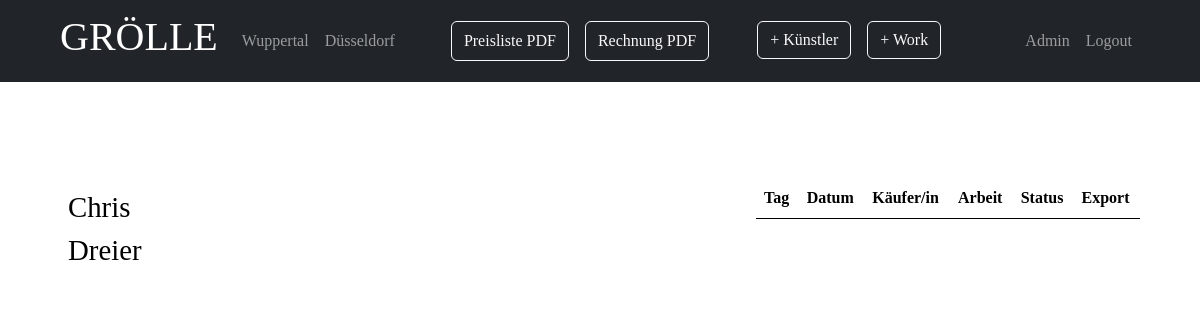
The page /databank/filter/andreas-wunschirs/ (signed in) on the database as committed earlier.
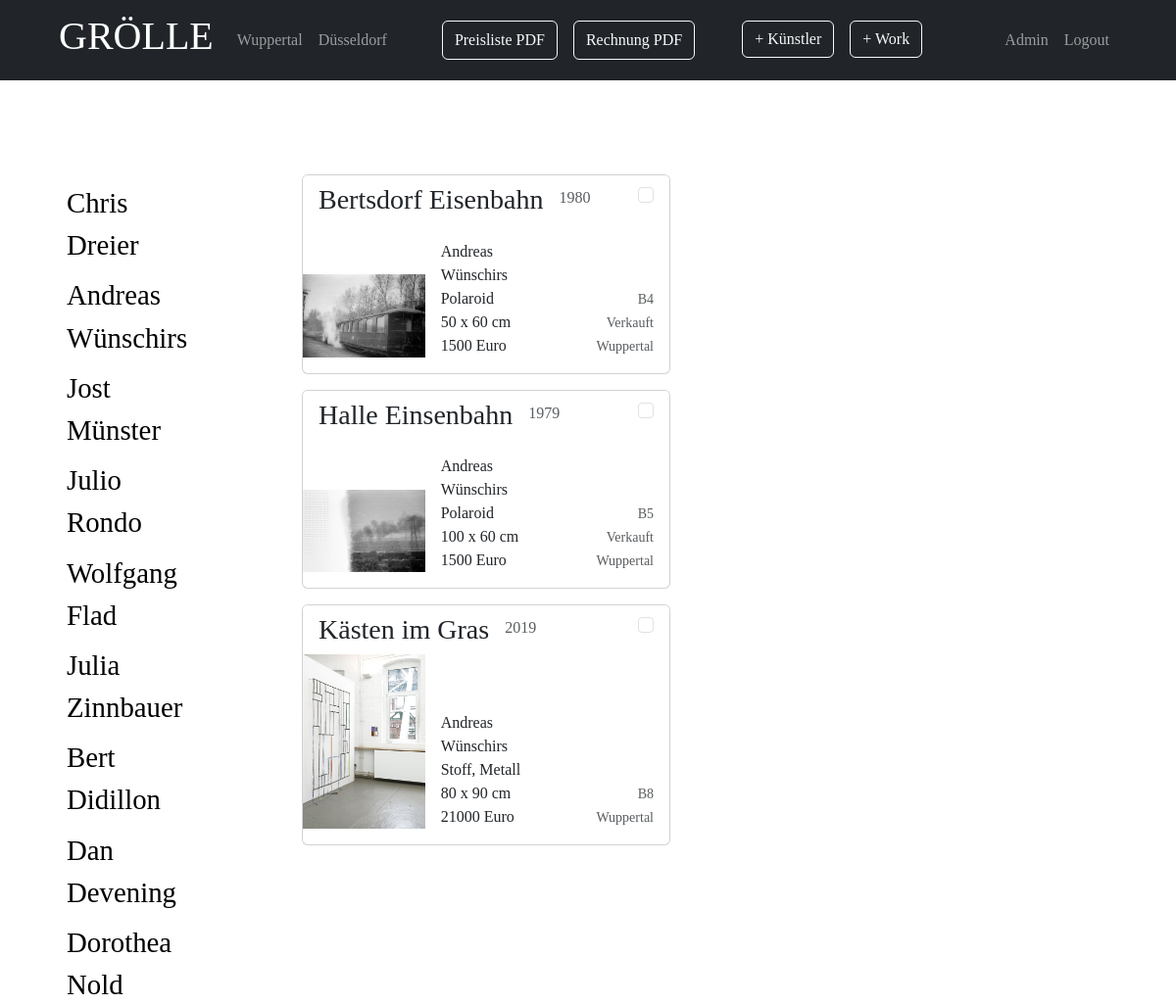
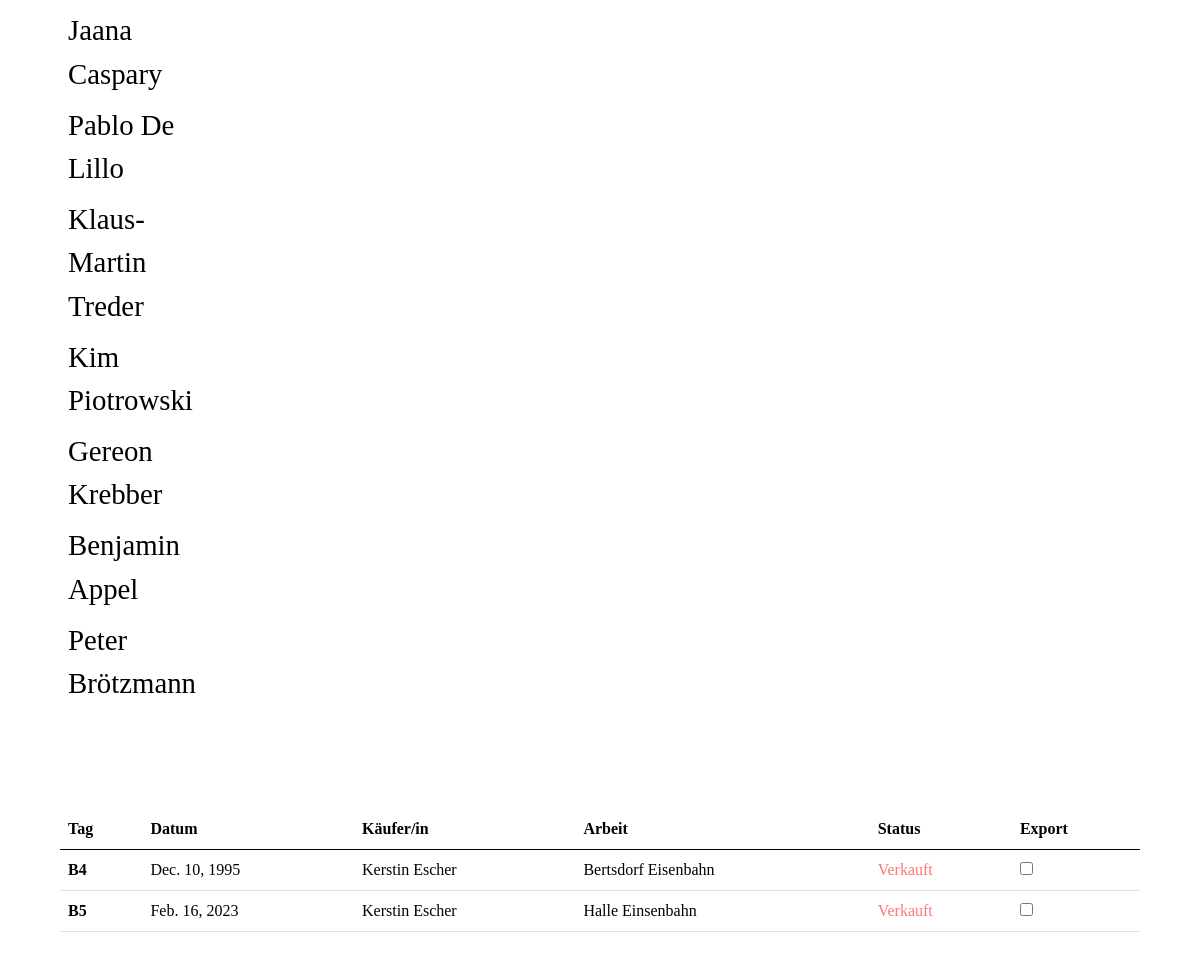
The same page on the database as committed later (2 pictures, top to bottom).
### databank/models.py (models this page shows, shortened)
class Artist(models.Model):
    name = models.CharField(max_length=200, unique=True)
    factor = models.IntegerField(blank=True, default=0)
    storagetag = models.CharField(max_length=5, unique=True, default="")
    slug = models.SlugField(unique=True, blank=True)

class Work(models.Model):
    class TaxChoice(models.IntegerChoices):
        NINETEEN = 19, "19"
        SEVEN = 7, "7"
    class DecreeChoice(models.IntegerChoices):
        ZERO = 0, "0"
        FIVE = 5, "5"
        TEN = 10, "10"
        FIFTEEN = 15, "15"
        TWENTY = 20, "20"
    class StorageStatus(models.TextChoices):
        WPT = "Wuppertal", "Wuppertal"
        NUG = "Nah&Gut", "Nah&Gut"
        DDORF = "Düsseldorf", "Düsseldorf"
        RNT = "Vermietet", "Vermietet"
        OUT = "Abgegeben", "Abgegeben"
    class SalesStatus(models.TextChoices):
        SOLD = "Verkauft", "Verkauft"
        GLVT = "Geliefert", "Geliefert"
    artist = models.ForeignKey(Artist, on_delete=models.CASCADE, blank=True)
    image = models.ImageField(
        upload_to="artist_images", unique=True, blank=True, default="default.png")
    name = models.CharField(max_length=300, blank=True)
    production_date = models.IntegerField(default=None, blank=True)
    materials = models.CharField(max_length=300, blank=True)
    width = models.IntegerField(blank=True)
    height = models.IntegerField(blank=True)
    depth = models.IntegerField(blank=True, default=0)
    price = models.IntegerField(blank=True, default=0)
    renter = models.ForeignKey(
        Renter, on_delete=models.SET_NULL, blank=True, null=True)
    slug = models.SlugField(unique=True, blank=True)
    salesdate = models.DateField(null=True, blank=True)
    buyer = models.CharField(max_length=100, blank=True, null=True)
    tax = models.IntegerField(
        choices=TaxChoice.choices, default=TaxChoice.NINETEEN, blank=True, null=True)
    decree = models.IntegerField(
        choices=DecreeChoice.choices, default=DecreeChoice.ZERO, blank=True, null=True)
    storagestatus = models.CharField(choices=StorageStatus.choices,
                                     default=StorageStatus.WPT, max_length=20, blank=True)
    salesstatus = models.CharField(choices=SalesStatus.choices,
                                   default="", max_length=20, blank=True)

### databank/views.py (the view)
# urls.py: path('databank/filter/<slug:slug>/', views.artistworks_page, name="artistworks-page"),
@login_required(login_url="login-page")
def artistworks_page(request, slug):
    artists = Artist.objects.all()
    works = Work.objects.filter(artist__slug=slug)
    content = {"artists": artists,
               "works": works,
               }
    return render(request, "databank/index.html", content)

### databank/templates/databank/index.html (shortened to what this page needs)
{%extends "databank/base/base.html"%}
{% load static %}
{% load bootstrap_icons %}
{%block body%}
    <div class="container-fluid">
                    <div class="row">
                        <div class="col-12 col-md-2 m-5 d-flex flex-column flex-md-row">
            <div class="artist-list col-md-10">
                <ul class="artist-names list-unstyled m-2 fs-4 d-none d-md-block">
                {% for artist in artists %}
                <li class="mb-2">
                    <a href="{% url 'artistworks-page' artist.slug %}" class="active" aria-current="page">{{ artist.name }}</a>
                </li>
                {% endfor %}
                </ul>
            </div>
            </div>
            <div class="col-4 mt-5">
                <form method="POST" action="{% url 'create-pricelist' %}" target="_blank">
                    <div>
                        <ul class="list-unstyled">
                            {% for work in works%}
                                {% include "databank/includes/work_details.html" %}
                            {%endfor%}
                        </ul>
                    </div>
                </form>
            </div>
            <div class="col m-5">
                <table class="table table-hover">
                    <thead class="thead-light">
                        <tr>
                            <th scope="col">Tag</th>
                            <th scope="col">Datum</th>
                            <th scope="col">Käufer/in</th>
                            <th scope="col">Arbeit</th>
                            <th scope="col">Status</th>
                            <th scope="col">Export</th>
                        </tr>
                    </thead>
                    <form action="{% url 'create-invoice' %}" method="POST" target="_blank">
                    <tbody>
                        {%for sale in works%}
                        {% include "databank/includes/stats.html"%}
                        {%endfor%}
                    </tbody>
                </table>
            </div>
        </div>
    </div>
{%endblock body%}

### databank/templates/databank/base/base.html (shortened to what this page needs)
{% load static %}
<!DOCTYPE html>
<html lang="en">
<head>
    {%block head%}
    <link href="https://cdn.jsdelivr.net/npm/bootstrap@5.0.2/dist/css/bootstrap.min.css" rel="stylesheet">
    {% load django_bootstrap5 %}
    {% load bootstrap_icons %}
    {% bootstrap_css %}
    <link rel="stylesheet" href="{% static 'databank/styles/styles.css' %}">
    {%endblock head%}
</head>
<body>
  <nav class="navbar navbar-expand-lg navbar-dark bg-dark sticky-top mb-5">
        <div class="container-fluid">
            <a class="navbar-brand ms-5" href="/databank/">
                <h1>GRÖLLE</h1>
            </a>
            <div class="collapse navbar-collapse" id="navbarSupportedContent">
                <ul class="navbar-nav me-auto mb-2 mb-lg-0">
                    <li class="nav-item">
                        <a class="nav-link" href="{% url 'wuppertal-page' %}">Wuppertal</a>
                    </li>
                    <li class="nav-item">
                        <a class="nav-link" href="{% url 'duesseldorf-page' %}">Düsseldorf</a>
                    </li>
                    <button type="button" class="btn btn-outline-light text-center ms-5" data-bs-toggle="modal" data-bs-target="#exhibitionModal">Preisliste PDF</button>
                    <button type="button" class="btn btn-outline-light text-center ms-3" data-bs-toggle="modal" data-bs-target="#exampleModal">Rechnung PDF</button>
                    <li class="nav-item me-3 ms-5">
                        <a href="{% url 'addartist-page' %}" class="btn btn-outline-light text-center align-items-center" > + Künstler</a>
                    </li>
                    <li class="nav-item">
                        <a href="{% url 'addwork-page' %}" class="btn btn-outline-light text-center align-items-center" >
                        + Work</a>
                    </li>
                </ul>
                <div>
                    <ul class="navbar-nav mb-2 me-5 mb-lg-0">
                        <li class="nav-item">
                            <a class="nav-link" href="{% url 'admin:index' %}" target="_blank">Admin</a>
                        </li>
                        <li class="nav-item">
                            <a class="nav-link" href="{% url "logout-page" %}">Logout</a>
                        </li>
                    </ul>
                </div>
            </div>
        </div>
    </nav>
    <main>
        {%block body%}{%endblock%}
    </main>
</body>
</html>

### databank/templates/databank/includes/work_details.html (shortened to what this page needs)
{% load bootstrap_icons %}
{% if work.salesstatus != "Geliefert"%}
<div class="card mb-3" style="max-width: 540px;">
    <div class="row g-0 align-items-end">
        <div class="card-header bg-white d-flex justify-content-between border-bottom-0">
            <div class="d-flex">
                <h3 class="card-title me-2 mb-0">{{work.name}}</h3>
                <h6 class="card-subtitle ms-2 text-muted align-self-center">{{work.production_date}}</h6>
            </div>
            <div class="form-form-check-label">
                <input class="form-check-input ms-3 me-0" type="checkbox" value="{{work.id}}" name="art-work">
            </div>
        </div>
        <div class="col-md-4">
            <img src="{{ work.image.url }}" class="img-fluid mb-3" alt="..."> </a>
        </div>
        <div class="col-md-4">
            <div class="card-body d-flex flex-column justify-content-end">
                <p class="card-text mb-0">{{work.artist.name}}</p>
                <p class="card-text mb-0">{{work.materials}}</p>
                <p class="card-text mb-0">{{work.width}} x {{work.height}} cm</p>
                <p class="card-text mb-0">{{work.price}} Euro</p>
            </div>
        </div>
        <div class="col">
            <div class="card-body mt-1 text-end">
                <p class="card-text mb-0"><small class="text-muted">{{work.artist.storagetag}}{{work.id}}</small></p>
                {% if work.storagestatus == "Vermietet" %}
                <p class="card-text mb-0"><small class="text-muted">{{work.renter.name}}</small></p>
                {% else %}
                <p class="card-text mb-0"><small class="text-muted">{{work.salesstatus}}</small></p>
                {%endif%}
                <p class="card-text mb-0"><small class="text-muted">{{work.storagestatus}}</small></p>
            </div>
        </div>
    </div>
</div>
{%endif%}

### databank/templates/databank/includes/stats.html
{% load static %}
{% if sale.salesstatus != "Lager" and sale.salesstatus != "" %}
<tr>
    <th scope="row">{{sale.artist.storagetag}}{{sale.id}}</th>
    <td>{{ sale.salesdate }}</td>
    <td>{{ sale.buyer }}</td>
    <td>{{ sale.name }}</td>
    {%if sale.salesstatus == "Verkauft"%}
        <td style="color:rgb(255, 118, 118);">{{ sale.salesstatus }}</td>
    {%else%}
        <td style="color:green;">{{ sale.salesstatus }}</td>
    {%endif%}
    <td>
        <input type="checkbox" id="checkbox-{{sale.id}}" name="sale-checkbox" value="{{sale.id}}">
    </td>
</tr>
{%endif%}

### databank/static/databank/styles/styles.css (style rules this page uses)
body { font-family: WeissenhofGrotesk-Light; }
a { text-decoration: none; color: black; }
.artist-names a { font-size: larger; }

Rows that differ between the two databases and show on the page:
added Artist: name "Andreas Wünschirs"
added Artist: name "Jost Münster"
added Artist: name "Julio Rondo"
added Artist: name "Wolfgang Flad"
added Artist: name "Julia Zinnbauer"
added Artist: name "Bert Didillon"
added Artist: name "Dan Devening"
added Artist: name "Dorothea Nold"
added Artist: name "Jaana Caspary"
added Artist: name "Pablo De Lillo"
added Artist: name "Klaus-Martin Treder"
added Artist: name "Kim Piotrowski"
added Artist: name "Gereon Krebber"
added Artist: name "Benjamin Appel"
added Artist: name "Peter Brötzmann"
added Work: name "Bertsdorf Eisenbahn", production_date "1980", image (picture), artist.name "Andreas Wünschirs", materials "Polaroid", width "50", height "60", price "1500", artist.storagetag "B", id "4", salesstatus "Verkauft", storagestatus "Wuppertal", salesdate "Dec. 10, 1995", buyer "Kerstin Escher"
added Work: name "Halle Einsenbahn", production_date "1979", image (picture), artist.name "Andreas Wünschirs", materials "Polaroid", width "100", height "60", price "1500", artist.storagetag "B", id "5", salesstatus "Verkauft", storagestatus "Wuppertal", salesdate "Feb. 16, 2023", buyer "Kerstin Escher"
added Work: name "Kästen im Gras", production_date "2019", image (picture), artist.name "Andreas Wünschirs", materials "Stoff, Metall", width "80", height "90", price "21000", artist.storagetag "B", id "8", storagestatus "Wuppertal"
